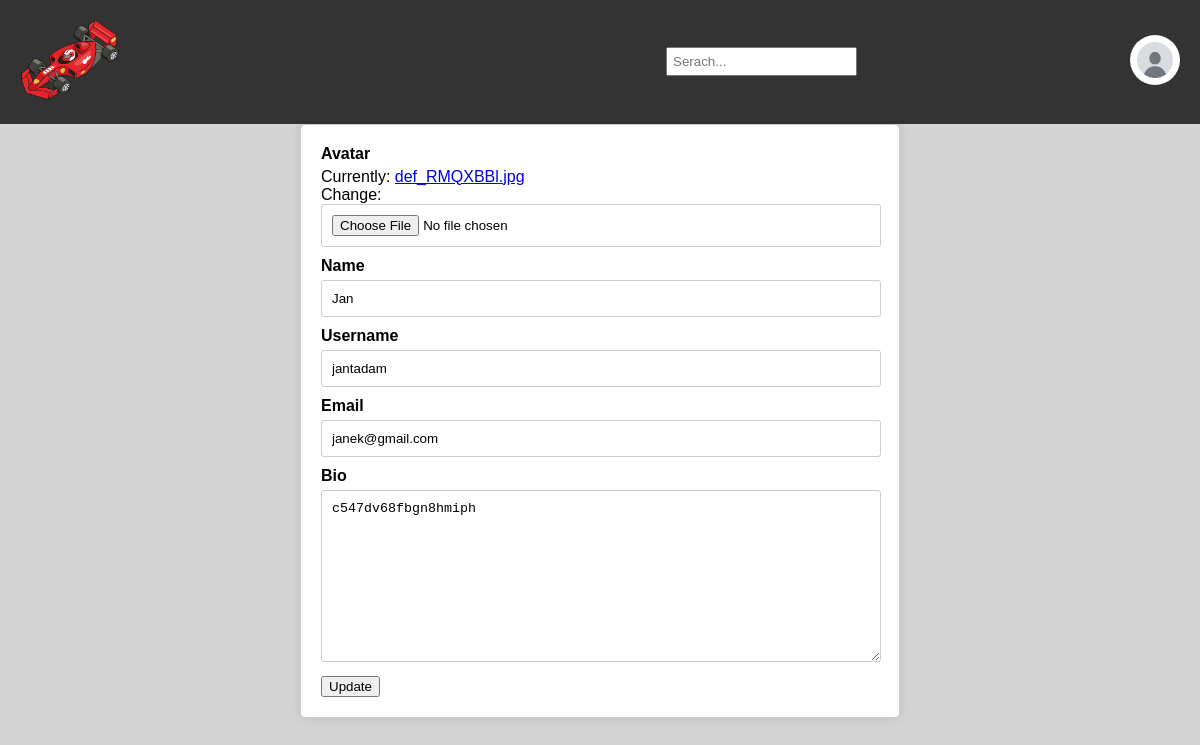
The app's page /update-user/ (signed in) with its own data.
### base/models.py (models this page shows)
class User(AbstractUser):
    is_author = models.BooleanField('author status', default=False)
    name = models.CharField(max_length=200, null=True)
    email = models.EmailField(unique=True, null=True)
    bio = models.TextField(null=True)
    avatar = models.ImageField(null=True, default="def.jpg")
    USERNAME_FIELD = 'email'
    REQUIRED_FIELDS = []

### base/views.py (the view)
# urls.py: path('update-user/', views.updateUser, name="update-user"),
@login_required(login_url='login')
def updateUser(request):
    user = request.user
    form = UserForm(instance=user)
    if request.method == 'POST':
        form = UserForm(request.POST, request.FILES, instance=user)
        if form.is_valid():
            form.save()
            return redirect('home')
    return render(request, 'base/update-user.html', {'form': form})

### base/forms.py
class UserForm(ModelForm):
    class Meta:
        model = User
        fields = ['avatar','name', 'username', 'email', 'bio']

### base/templates/base/update-user.html (shortened to what this page needs)
{% extends 'main.html' %}
{% block content %}
      <div class="form-container">
        <form class="form" action="" method="POST" enctype="multipart/form-data">
          {% for field in form %}
          <div class="form__group">
            <label for="profile_pic">{{field.label}}</label>
            {{field}}
          </div>
          {% endfor %}
          <div>
            <button type="submit">Update</button>
          </div>
        </form>
      </div>
{% endblock content %}

### templates/navbar.html (shortened to what this page needs)
{% load static %}
<header class="navbar">
    <div class="logo">
        <a href="/">
            <img src="{% static 'images/logo.webp' %}" alt="Logo">
        </a>
    </div>
    <div class="search-bar">
        <form  class = "search-form" method ="GET" action="{% url 'home' %}">
            <input type="text" name="q" placeholder = "Serach...">
        </form>
    </div>
    {% if request.user.is_authenticated %}
    <div class="profile-wrapper">
        <img src="{{request.user.avatar.url}}" alt="Profile Photo" id="profile-avatar">
    </div>
    {% else %}
    <div class="nav-links">
        <a href="{% url 'login' %}">Login/Register</a>
    </div>
    {% endif %}
</header>

### static/styles/style.css (style rules this page uses)
body { font-family: Arial, sans-serif; margin: 0; padding: 0; background-color: lightgrey; }
.navbar { background-color: #333; padding: 10px 20px; display: flex; justify-content: space-between; align-items: center; }
.logo img { max-width: 100px; }
.search-bar { display: flex; }
.search-bar input { padding: 5px; }
.profile-wrapper { position: relative; display: inline-block; }
#profile-avatar { border-radius: 50%; max-width: 50px; cursor: pointer; }
.form-container { width: 100%; max-width: 600px; margin: 0 auto; padding: 20px; background-color: #fff; border: 1px solid #ccc; border-radius: 5px; box-shadow: 0 0 10px rgba(0, 0, 0, 0.1); box-sizing: border-box; }
.form-container label { display: block; margin-bottom: 5px; font-weight: bold; }
.form-container input, .form-container select, .form-container textarea { width: calc(100% - 20px); padding: 10px; margin-bottom: 10px; border: 1px solid #ccc; border-radius: 3px; }

### records on screen
User: user.avatar (picture), form "Jan" "jantadam" "janek@gmail.com" "c547dv68fbgn8hmiph"

### other values on screen
{{ field.label }} "Avatar" "Name" "Username" "Email" "Bio"
